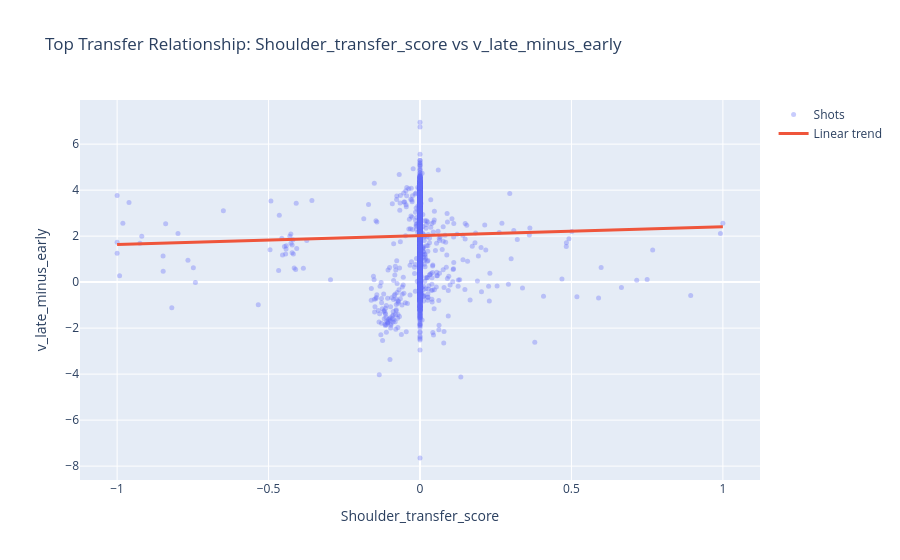

Notebook cell for this chart:
### Markdown cell above
## Interpreting Potential-to-Kinetic Transfer Into Ball Speed

A practical way to discuss your idea is to treat joint flexion as a loading state and extension as unloading/transfer into the ball-hand system.

At a conceptual level:

$$E_{k,ball} = \frac{1}{2} m v^2$$

Because ball mass is constant in this dataset, a usable proxy is:

$$E_{k,proxy} \propto v^2$$

So release transfer can be analyzed with:

$$\Delta E_{k,proxy} = v_{release}^2 - v_{start}^2$$

Biomechanical framing for your statement:

- As a joint approaches terminal extension, it has less remaining ROM to continue accelerating the chain.
- If extension is coordinated proximally-to-distally, kinetic transfer to the ball can still peak near release.
- If extension is completed too early, the chain may show reduced late-phase contribution to ball acceleration.

The next cell builds shot-level coordination proxies and tests how they relate to release kinetic proxy and late velocity gain.

### Code cell
from scipy.stats import spearmanr


def _get_joint_phase_table(df_source):
    if 'joint_col_map' in globals() and isinstance(joint_col_map, pd.DataFrame) and not joint_col_map.empty:
        m = joint_col_map.copy()
    elif '_discover_joint_phase_columns' in globals():
        m = _discover_joint_phase_columns(df_source.columns)
    else:
        raise RuntimeError('Joint column discovery function is unavailable. Run the joint coordination section first.')

    return m[m['phase'].isin(['PreHitch', 'Hitch', 'PostHitch'])].copy()


def _joint_transfer_features(df_source):
    m = _get_joint_phase_table(df_source)
    work = df_source.reset_index(drop=False).rename(columns={'index': 'shot_id'})

    v_start_col = phase_vel_cols.get('PreHitch', 'BallVeloStart') if 'phase_vel_cols' in globals() else 'BallVeloStart'
    v_rel_col = phase_vel_cols.get('Release', 'BallVeloRelease') if 'phase_vel_cols' in globals() else 'BallVeloRelease'

    needed = {'shot_id', v_start_col, v_rel_col}
    needed |= set(m['column'].tolist())
    missing = [c for c in needed if c not in work.columns]
    if missing:
        raise ValueError(f'Missing columns for transfer analysis: {missing[:10]}')

    rows = []
    eps = 1e-8

    for _, row in work.iterrows():
        out = {'shot_id': int(row['shot_id'])}

        v0 = float(row[v_start_col])
        vr = float(row[v_rel_col])
        if not np.isfinite([v0, vr]).all():
            continue

        out['v_start'] = v0
        out['v_release'] = vr
        out['ke_proxy_release'] = vr ** 2
        out['delta_ke_proxy'] = (vr ** 2) - (v0 ** 2)

        joint_scores = []
        for joint in sorted(m['joint'].unique()):
            mj = m[m['joint'] == joint]

            def _pick(motion, phase):
                hit = mj[(mj['motion_type'] == motion) & (mj['phase'] == phase)]['column']
                return hit.iloc[0] if len(hit) else None

            fp = _pick('flexion', 'PreHitch')
            fh = _pick('flexion', 'Hitch')
            fph = _pick('flexion', 'PostHitch')
            ep = _pick('extension', 'PreHitch')
            eh = _pick('extension', 'Hitch')
            eph = _pick('extension', 'PostHitch')

            vals = [fp, fh, fph, ep, eh, eph]
            if any(v is None for v in vals):
                continue

            f_pre, f_h, f_post, e_pre, e_h, e_post = [float(row[c]) for c in vals]
            if not np.isfinite([f_pre, f_h, f_post, e_pre, e_h, e_post]).all():
                continue

            # Normalized progress toward extension and away from flexion across phases.
            flex_range = max(f_pre, f_h, f_post) - min(f_pre, f_h, f_post)
            ext_range = max(e_pre, e_h, e_post) - min(e_pre, e_h, e_post)

            ext_progress = (e_post - e_pre) / (ext_range + eps)
            flex_unload = (f_pre - f_post) / (flex_range + eps)
            transfer_score = 0.5 * (ext_progress + flex_unload)

            out[f'{joint}_transfer_score'] = transfer_score
            out[f'{joint}_terminal_extension_level'] = e_post
            joint_scores.append(transfer_score)

        if not joint_scores:
            continue

        out['chain_transfer_mean'] = float(np.mean(joint_scores))
        out['chain_transfer_std'] = float(np.std(joint_scores))
        rows.append(out)

    return pd.DataFrame(rows)


transfer_df = _joint_transfer_features(df)

# Optionally merge trajectory-based late profile metrics if available.
if 'joint_velocity_analysis_df' in globals() and isinstance(joint_velocity_analysis_df, pd.DataFrame):
    extra_cols = [c for c in ['shot_id', 'v_late_minus_early', 'v_end_minus_start', 'v_t_peak'] if c in joint_velocity_analysis_df.columns]
    if len(extra_cols) > 1:
        transfer_df = transfer_df.merge(
            joint_velocity_analysis_df[extra_cols].drop_duplicates('shot_id'),
            on='shot_id',
            how='left',
        )

print(f'Shots with joint-transfer features: {len(transfer_df):,}')

transfer_features = [
    c for c in transfer_df.columns
    if c.endswith('_transfer_score') or c in ['chain_transfer_mean', 'chain_transfer_std']
]

targets = [c for c in ['ke_proxy_release', 'delta_ke_proxy', 'v_late_minus_early', 'v_end_minus_start'] if c in transfer_df.columns]

corr_rows = []
for f in transfer_features:
    for t in targets:
        sub = transfer_df[[f, t]].dropna()
        if len(sub) < 30:
            continue
        r, p = spearmanr(sub[f], sub[t])
        corr_rows.append({'feature': f, 'target': t, 'spearman_r': float(r), 'p_value': float(p), 'n': int(len(sub))})

transfer_corr = pd.DataFrame(corr_rows)
if transfer_corr.empty:
    print('Insufficient data to compute stable transfer correlations.')
else:
    transfer_corr['abs_r'] = transfer_corr['spearman_r'].abs()
    transfer_corr = transfer_corr.sort_values('abs_r', ascending=False)
    print('\nTop joint-transfer relationships to ball kinetic proxy outcomes')
    display(transfer_corr.head(15).round(4))

    top = transfer_corr.iloc[0]
    f = top['feature']
    t = top['target']
    plot_df = transfer_df[[f, t]].dropna().copy()

    slope, intercept = np.polyfit(plot_df[f], plot_df[t], 1)
    xs = np.linspace(plot_df[f].min(), plot_df[f].max(), 120)
    ys = slope * xs + intercept

    fig = go.Figure()
    fig.add_trace(go.Scatter(
        x=plot_df[f], y=plot_df[t], mode='markers',
        marker=dict(size=5, opacity=0.35),
        name='Shots'
    ))
    fig.add_trace(go.Scatter(
        x=xs, y=ys, mode='lines',
        line=dict(width=3),
        name='Linear trend'
    ))
    fig.update_layout(
        title=f'Top Transfer Relationship: {f} vs {t}',
        xaxis_title=f,
        yaxis_title=t,
        height=560,
    )
    fig.show()

# Persist for later narrative use.
joint_transfer_df = transfer_df
joint_transfer_corr = transfer_corr if 'transfer_corr' in locals() else pd.DataFrame()

### Figure 1 — Plotly figure (JSON) as saved in the notebook; plotly's stock layout.template omitted (floating-point values rounded to 4 significant figures; data arrays with more than 128 entries replaced by an {"elided": "..."} marker saying what was removed)
{"data": [{"marker": {"opacity": 0.35, "size": 5}, "mode": "markers", "name": "Shots", "type": "scatter", "x": {"elided": "25805 float values"}, "y": {"elided": "25805 float values"}}, {"line": {"width": 3}, "mode": "lines", "name": "Linear trend", "type": "scatter", "x": [-1.0, -0.9832, -0.9664, -0.9496, -0.9328, -0.916, -0.8992, -0.8824, -0.8655, -0.8487, -0.8319, -0.8151, -0.7983, -0.7815, -0.7647, -0.7479, -0.7311, -0.7143, -0.6975, -0.6807, -0.6639, -0.6471, -0.6303, -0.6134, -0.5966, -0.5798, -0.563, -0.5462, -0.5294, -0.5126, -0.4958, -0.479, -0.4622, -0.4454, -0.4286, -0.4118, -0.395, -0.3782, -0.3613, -0.3445, -0.3277, -0.3109, -0.2941, -0.2773, -0.2605, -0.2437, -0.2269, -0.2101, -0.1933, -0.1765, -0.1597, -0.1429, -0.1261, -0.1092, -0.09244, -0.07563, -0.05882, -0.04202, -0.02521, -0.008403, 0.008403, 0.02521, 0.04202, 0.05882, 0.07563, 0.09244, 0.1092, 0.1261, 0.1429, 0.1597, 0.1765, 0.1933, 0.2101, 0.2269, 0.2437, 0.2605, 0.2773, 0.2941, 0.3109, 0.3277, 0.3445, 0.3613, 0.3782, 0.395, 0.4118, 0.4286, 0.4454, 0.4622, 0.479, 0.4958, 0.5126, 0.5294, 0.5462, 0.563, 0.5798, 0.5966, 0.6134, 0.6303, 0.6471, 0.6639, 0.6807, 0.6975, 0.7143, 0.7311, 0.7479, 0.7647, 0.7815, 0.7983, 0.8151, 0.8319, 0.8487, 0.8655, 0.8824, 0.8992, 0.916, 0.9328, 0.9496, 0.9664, 0.9832, 1.0], "y": [1.633, 1.639, 1.646, 1.652, 1.659, 1.665, 1.672, 1.678, 1.685, 1.691, 1.698, 1.704, 1.711, 1.717, 1.724, 1.731, 1.737, 1.744, 1.75, 1.757, 1.763, 1.77, 1.776, 1.783, 1.789, 1.796, 1.802, 1.809, 1.815, 1.822, 1.828, 1.835, 1.841, 1.848, 1.854, 1.861, 1.867, 1.874, 1.88, 1.887, 1.894, 1.9, 1.907, 1.913, 1.92, 1.926, 1.933, 1.939, 1.946, 1.952, 1.959, 1.965, 1.972, 1.978, 1.985, 1.991, 1.998, 2.004, 2.011, 2.017, 2.024, 2.03, 2.037, 2.044, 2.05, 2.057, 2.063, 2.07, 2.076, 2.083, 2.089, 2.096, 2.102, 2.109, 2.115, 2.122, 2.128, 2.135, 2.141, 2.148, 2.154, 2.161, 2.167, 2.174, 2.18, 2.187, 2.193, 2.2, 2.207, 2.213, 2.22, 2.226, 2.233, 2.239, 2.246, 2.252, 2.259, 2.265, 2.272, 2.278, 2.285, 2.291, 2.298, 2.304, 2.311, 2.317, 2.324, 2.33, 2.337, 2.343, 2.35, 2.357, 2.363, 2.37, 2.376, 2.383, 2.389, 2.396, 2.402, 2.409]}], "layout": {"height": 560, "title": {"text": "Top Transfer Relationship: Shoulder_transfer_score vs v_late_minus_early"}, "xaxis": {"title": {"text": "Shoulder_transfer_score"}}, "yaxis": {"title": {"text": "v_late_minus_early"}}}}
